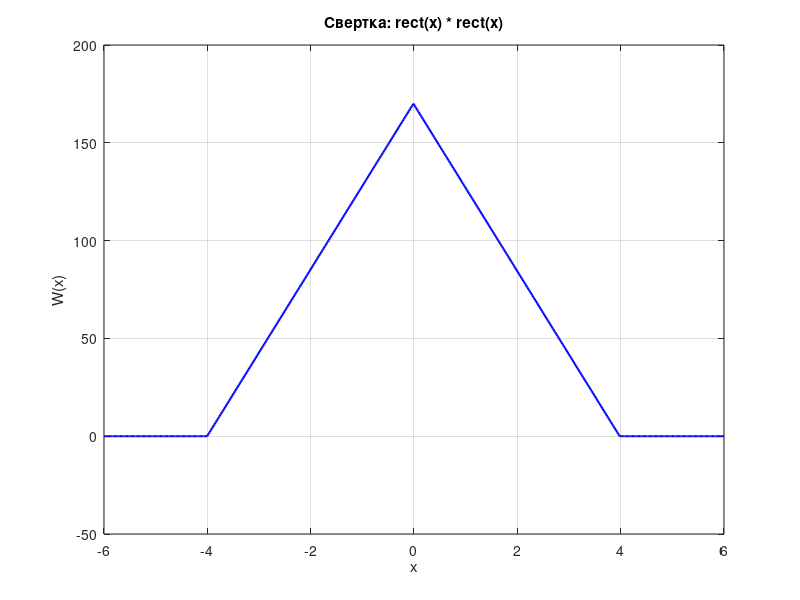
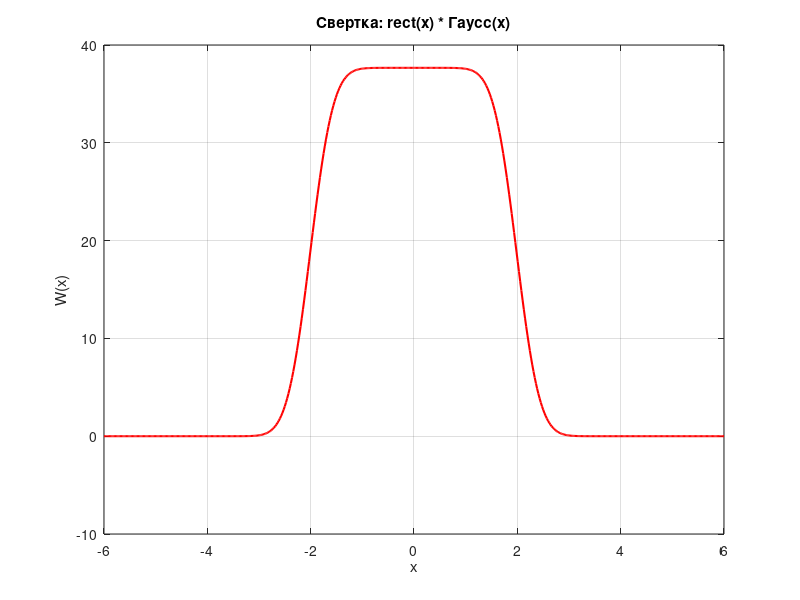
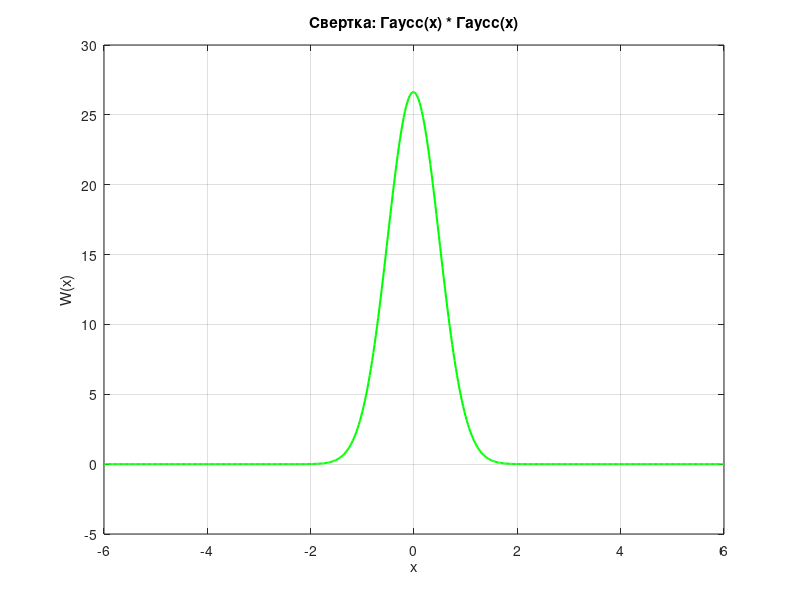

Write the MATLAB code that produced these figures, in order.
%% Лабораторная работа №3: Частотный алгоритм свертки
clear; clc; close all;

%% Параметры
N = 256;
L = 4; sigma = 0.5;
x = linspace(-3, 3, N);

%% Исходные функции
rect = @(x) double(abs(x) <= L/2);
gauss = @(x) exp(-x.^2/sigma^2);

U1 = rect(x);   % rect(x)
U2 = gauss(x);  % Гаусс

%% Функция частотной свертки
conv_freq = @(a, b) ifft(fft([a, zeros(1,N)]) .* fft([b, zeros(1,N)]));

%% === Случай 1: rect * rect ===
W1 = conv_freq(U1, U1);
x_conv = linspace(-6, 6, 2*N);

figure('Position', [50, 550, 1200, 300]);
plot(x_conv, real(W1), 'b-', 'LineWidth', 1.5); grid on;
title('Свертка: rect(x) * rect(x)');
xlabel('x'); ylabel('W(x)');

%% === Случай 2: rect * Гаусс ===
W2 = conv_freq(U1, U2);

figure('Position', [50, 300, 1200, 300]);
plot(x_conv, real(W2), 'r-', 'LineWidth', 1.5); grid on;
title('Свертка: rect(x) * Гаусс(x)');
xlabel('x'); ylabel('W(x)');

%% === Случай 3: Гаусс * Гаусс ===
W3 = conv_freq(U2, U2);

figure('Position', [50, 50, 1200, 300]);
plot(x_conv, real(W3), 'g-', 'LineWidth', 1.5); grid on;
title('Свертка: Гаусс(x) * Гаусс(x)');
xlabel('x'); ylabel('W(x)');
